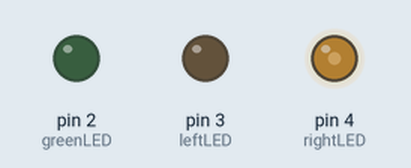
The sketch below on a simulated Arduino Uno, built with avr-gcc and run on an emulated ATmega328P. Parts: output pins drawn as LEDs (lit = HIGH).

Above: at 0.1 s.
Timing chart, 0 to 1.6 s (numbered marks = the images above):
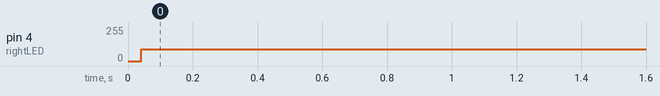

The sketch:

Arduino_Wrist_Feedback_Code_V1.ino
```cpp
const int greenLED = 2;
const int leftLED = 3;
const int rightLED = 4;

float target = 20.0;
float tolerance = 5.0;
float angle = 10.0;

void setup() {
pinMode(leftLED, OUTPUT);
pinMode(greenLED, OUTPUT);
pinMode(rightLED, OUTPUT);
}

void loop() {
  digitalWrite(leftLED, LOW);
  digitalWrite(greenLED, LOW);
  digitalWrite(rightLED, LOW);

if (angle > target + tolerance) {
  digitalWrite(leftLED, HIGH);
  } else if (angle < target - tolerance) {
  digitalWrite(rightLED, HIGH);
} else {
  digitalWrite(greenLED, HIGH);
  }
}
```

Measured:
- by itself, pin 4 (rightLED): 0/255 → 88/255 at 0.04 s
